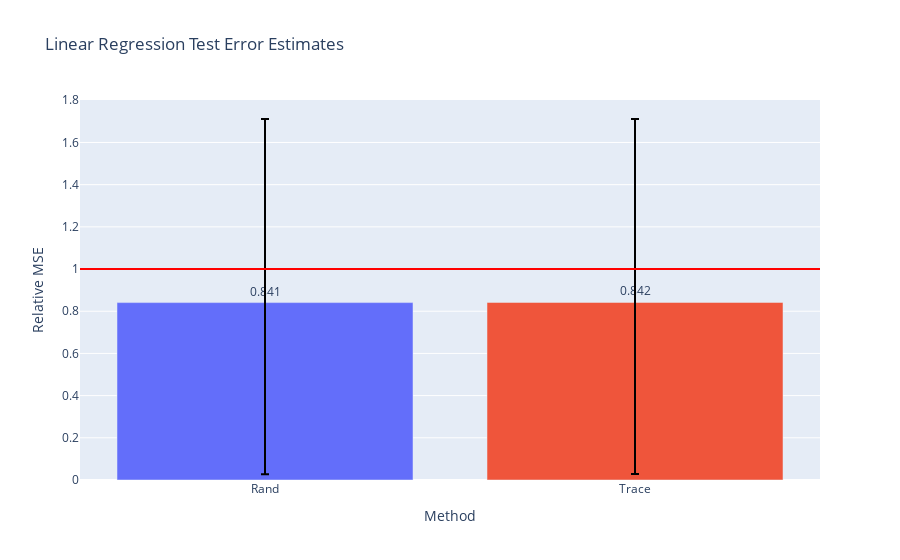

Notebook cell for this chart:
### Code cell
fig = go.Figure()
fig.add_trace(go.Bar(
    name='Control',
    x=['Rand', 'Trace'], y=(df/risk).mean(),
    marker_color=px.colors.qualitative.Plotly,
    text=np.around((df/risk).mean(),3),
    textposition='outside',
    error_y=dict(
        type='data',
        color='black',
        symmetric=False,
        array=(df/risk).quantile(.75),
        arrayminus=(df/risk).quantile(.25))
))
# fig.add_trace(go.Bar(
#     name='Experimental',
#     x=['GenCp', 'KFCV', 'SPCV'], y=(df/risk).mean(),
#     error_y=dict(type='data', array=[1, 2])
# ))
# fig.update_layout(barmode='group')
fig.add_hline(y=1., line_color='red')
fig.update_layout(
    title="Linear Regression Test Error Estimates",
    xaxis_title="Method",
    yaxis_title="Relative MSE",
#     legend_title="Legend Title",
#     font=dict(
#         family="Courier New, monospace",
#         size=18,
#         color="RebeccaPurple"
#     )
)
fig.show()

### Figure 1 — Plotly figure (JSON) as saved in the notebook; plotly's stock layout.template omitted (floating-point values rounded to 4 significant figures)
{"data": [{"error_y": {"array": [0.8703, 0.8692], "arrayminus": [0.8143, 0.8134], "color": "black", "symmetric": false, "type": "data"}, "marker": {"color": ["#636EFA", "#EF553B", "#00CC96", "#AB63FA", "#FFA15A", "#19D3F3", "#FF6692", "#B6E880", "#FF97FF", "#FECB52"]}, "name": "Control", "text": [0.841, 0.842], "textposition": "outside", "type": "bar", "x": ["Rand", "Trace"], "y": [0.841, 0.8418]}], "layout": {"shapes": [{"line": {"color": "red"}, "type": "line", "x0": 0, "x1": 1, "xref": "x domain", "y0": 1, "y1": 1, "yref": "y"}], "title": {"text": "Linear Regression Test Error Estimates"}, "xaxis": {"title": {"text": "Method"}}, "yaxis": {"title": {"text": "Relative MSE"}}}}
